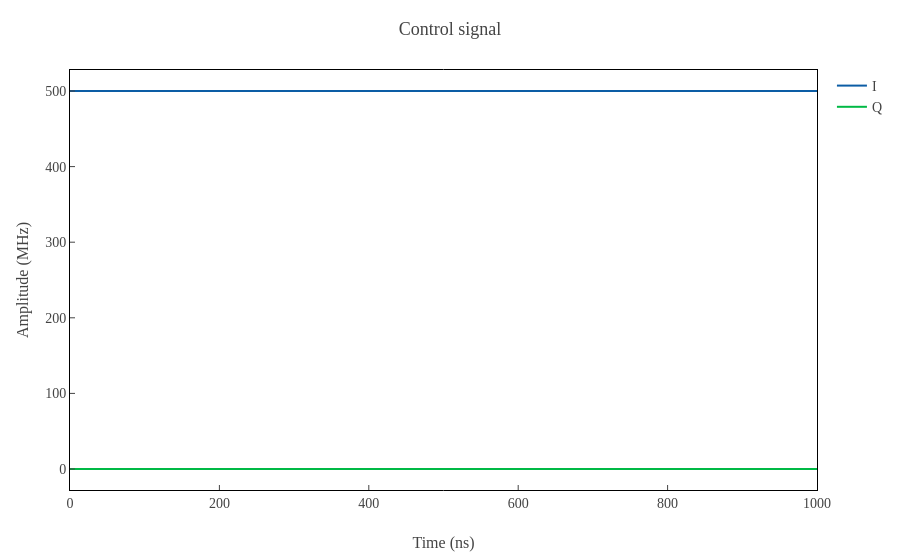

Write notebook code for a chart like this one.
### Markdown cell above
次に、共振器チャネルに drive を与えます。
drive 周波数は量子ビット周波数 `qubit.frequency` に設定します。

これは分散領域での dressed mode を意識した設定です。
bare 共振器そのものは 10.123 GHz にありますが、結合系の固有モードのうち下側のモードは量子ビットに強く、共振器演算子にもわずかな重みを持ちます。
そのため、共振器ポートからでも量子ビット様モードを弱く駆動できます。

時間依存の drive 項は概念的には

$$
H_d(t) = \epsilon(t) (a + a^\dagger)
$$

の形で加わります。
ここでは振幅一定の長い矩形パルスを使い、狭い周波数帯域で量子ビット様モードを選択的に励起します。

### Code cell
control = Control(
    target=resonator.label,
    frequency=qubit.frequency,
    waveform=[2 * np.pi * 0.5] * 1000,
    durations=[1.0] * 1000,
)
control.plot()

### Figure 1 — Plotly figure (JSON) as saved in the notebook; plotly's stock layout.template omitted (floating-point values rounded to 4 significant figures; data arrays with more than 128 entries replaced by an {"elided": "..."} marker saying what was removed)
{"data": [{"line": {"shape": "hv"}, "mode": "lines", "name": "I", "type": "scatter", "x": {"elided": "1001 float values"}, "y": {"elided": "1001 float values"}}, {"line": {"shape": "hv"}, "mode": "lines", "name": "Q", "type": "scatter", "x": {"elided": "1001 float values"}, "y": {"elided": "1001 float values"}}], "layout": {"title": {"text": "Control signal"}, "xaxis": {"title": {"text": "Time (ns)"}}, "yaxis": {"title": {"text": "Amplitude (MHz)"}}}}
